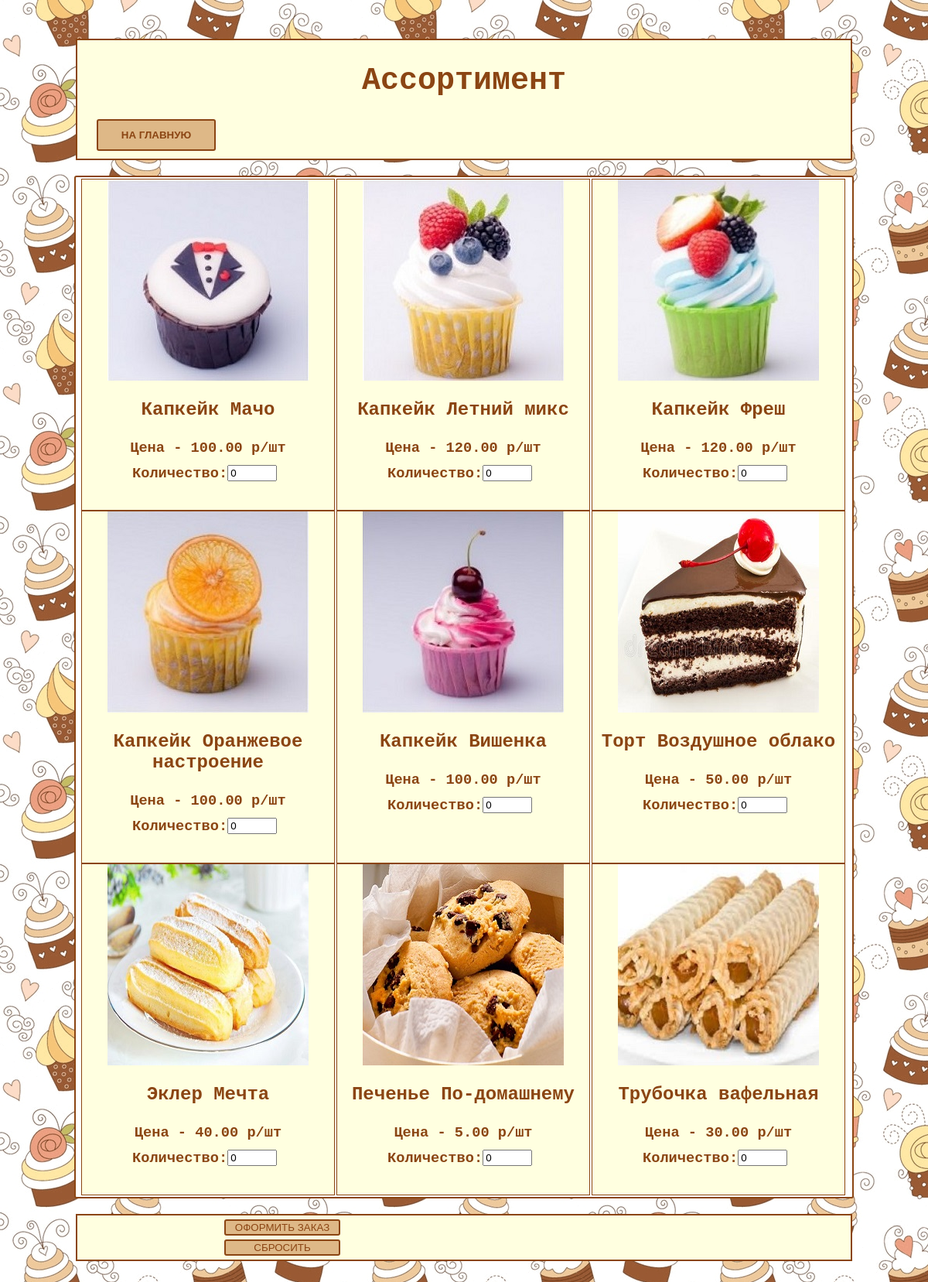
The app's page /php/showcase.php with its own data.
### tables this page shows
CREATE TABLE `products` (
  `id` int(10) UNSIGNED NOT NULL,
  `name` varchar(200) NOT NULL,
  `price` decimal(10,2) NOT NULL,
  `img_url` varchar(200) NOT NULL DEFAULT '0.jpg',
  `availability` tinyint(1) NOT NULL DEFAULT 1
);

### php/showcase.php (the view, shortened to what this page needs)
<?php
    require_once 'login.php';
    $conn=new mysqli($hn, $un, $pw, $db);
    $query="SELECT * FROM products WHERE availability=1";
    $result=$conn->query($query);
    $rows=$result->num_rows;
    echo<<<_END
    <html>
        <head>
        <title>Витрина</title>
            <meta charset = "utf-8">
            <link rel = "stylesheet" type = "text/css" href = "../css/vitrina.css">
        </head>
        <body>
            <div class="head">
                <h1> Ассортимент </h1>
                <a class="wsbutton" href="../html/Main.html">
                    <h2 align="center">На главную</h2>
                </a>
            </div>
            <form action="showcase.php" method="post"  id="form_showcase">
                <div class="container_full">
_END;
    for ($j = 0; $j<$rows; ++$j){
        $row = $result->fetch_array(MYSQLI_NUM);
        $r0=htmlspecialchars($row[0]);
        $r1=htmlspecialchars($row[1]);
        $r2=htmlspecialchars($row[2]);
        $r3=htmlspecialchars($row[3]);
        if (isset($_POST['view_order'])){
            $r4=htmlspecialchars($_POST[$r0]);
        }
        else{
            $r4=0;
        }
        echo <<<_END
        <div class="b1 f1" id="product">
            <div class="container_photo">
                <img src="../images/Products/$r3" class="img">
            </div>
            <div class="text">
                <h3 align="center">$r1</h3>
                <h4 align="center">Цена - $r2 р/шт</h4>
            </div>
            <div class="colvo">
                <h5> Количество: </h5>
                <p><input type="number" size="3" name="$r0" min="0" max="100" value="$r4" class="number"></p>
            </div>
        </div>
_END;
    }
    echo<<<_END
        </div>
        <footer>
            <div class="footer">
                <input type="submit" class="show_order" value="Оформить заказ">
                <input type="reset" class="show_order" value="Сбросить">
            </div>
        </footer>
        <input type="hidden" name="view_order" value='yes'>
    </form>
_END;
    echo<<<_END
    </body>
    </html>
_END;
?>

### css/vitrina.css (style rules this page uses)
body { display:flex; flex-direction: column; background-image: url(../images/fon.jpg); font-family: "Courier New"; font-style: normal; font-size:10pt; margin: 50px; z-index:0; }
.head { flex: 1 1 100px; min-width: 200px; text-align: center; background-color: #FFFFE0; width: 1000px; margin: 0 auto; border: 2px solid #8B4513; }
h1 { color: #8B4513; font-size: 30pt; font-style: normal; margin-top: 30px; }
h2 { color: #8B4513; font-style: normal; font-size: 10pt; }
h3 { color: #8B4513; font-style: normal; font-size: 18pt; padding-top: -70px; padding-bottom: -50px; }
h4 { color: #8B4513; font-style: normal; font-size: 14pt; padding-top: -20px; }
h5 { color: #8B4513; font-style: normal; font-size: 14pt; padding-left: 60px; }
.container_full { display:flex; flex-direction: row; flex-flow: row wrap; flex-wrap: wrap; padding: 2px; background: #fff; border: 2px solid #8B4513; border-radius: 3px; max-width: 1000px; margin: 20px auto; justify-content: center; align-items: stretch; align-content: stretch; }
.f1 { background-color: #FFFFE0; border: 1px solid #8B4513; flex-basis: 326px; margin-right: 2px; }
.container_photo { display: flex; border: 0px solid #8B4513; min-width: 150px; min-height: 150px; }
.wsbutton { background: #DEB887; color: white; border-radius:3px; display:block; width: 150px; text-decoration: none; font-size: 20px; font-family: Arial; text-transform: uppercase; margin-left: 25px; margin-bottom: 10px; border: 2px solid #8B4513; }
footer { text-align: center; background-color: #FFFFE0; width: 1000px; margin: 0 auto; border: 2px solid #8B4513; margin-top: 20px; }
.show_order { background: #DEB887; color: #8B4513; border-radius:3px; display: block; width: 150px; text-decoration: none; text-transform: uppercase; margin-left: 190px; border: 2px solid #8B4513; margin-top: 5px; margin-bottom: 5px; font-style: normal; font-size: 10pt; }
IMG.img { margin: 0 auto; }
.colvo { margin-top: -50px; display: flex; flex-direction: row; flex-wrap: wrap; padding: 5px; }
p { padding-top: 18px; }

### records on screen
products: img_url (picture), name "Капкейк Мачо", price "100.00", value "0"
products: shows a picture, name "Капкейк Летний микс", price "120.00", value "0"
products: shows a picture, name "Капкейк Фреш", price "120.00", value "0"
products: img_url (picture), name "Капкейк Оранжевое настроение", price "100.00", value "0"
products: img_url (picture), name "Капкейк Вишенка", price "100.00", value "0"
products: shows a picture, name "Торт Воздушное облако", price "50.00", value "0"
products: shows a picture, name "Эклер Мечта", price "40.00", value "0"
products: shows a picture, name "Печенье По-домашнему", price "5.00", value "0"
products: img_url (picture), name "Трубочка вафельная", price "30.00", value "0"
